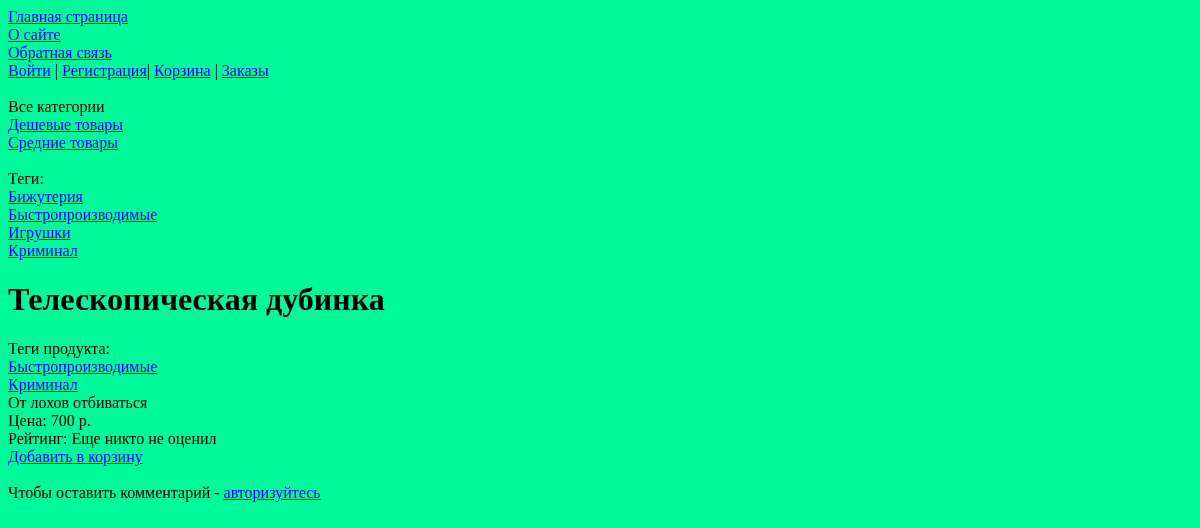
The page /item/dubin/ on the database as committed earlier.
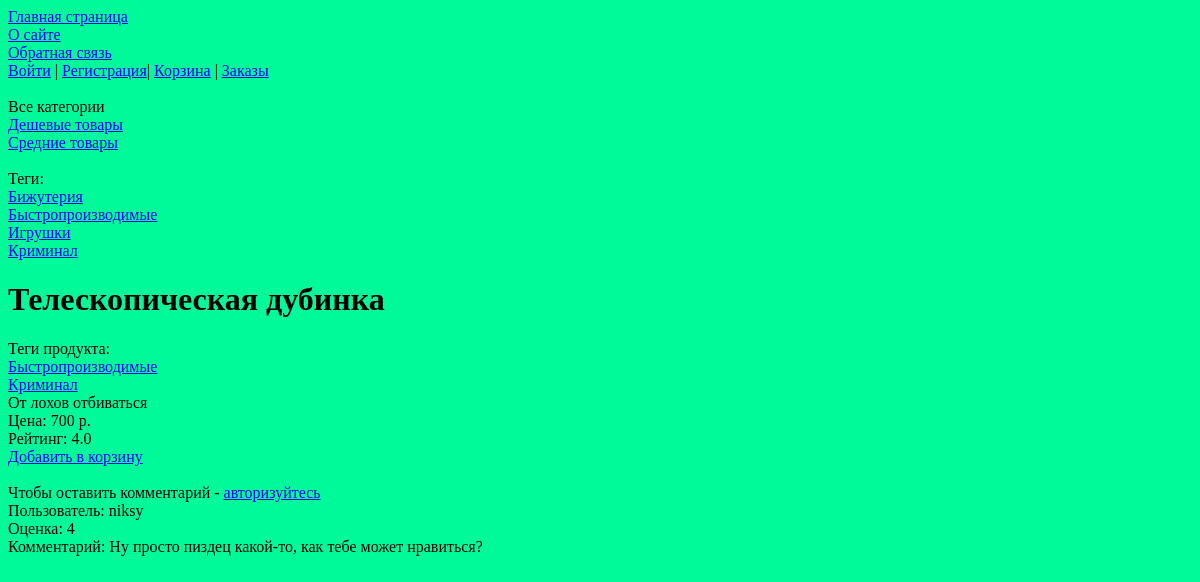
The same page on the database as committed later.
### justsite/models.py (models this page shows, shortened)
class Category(models.Model):
    name = models.CharField(max_length=100, db_index=True, verbose_name="Категория")
    slug = models.SlugField(max_length=255, unique=True, db_index=True)
    def get_absolute_url(self):
        return reverse('category', kwargs={'cat_slug': self.slug})
    class Meta:
        verbose_name = 'Категория'
        verbose_name_plural = 'Категории'

class TagItem(models.Model):
    tag = models.CharField(max_length=100, db_index=True)
    slug = models.SlugField(max_length=255, unique=True, db_index=True)
    def get_absolute_url(self):
        return reverse('tag', kwargs={'tag_slug': self.slug})
    class Meta:
        verbose_name = 'Тег'
        verbose_name_plural = 'Теги'

class Items(models.Model):
    class Status(models.IntegerChoices):
        DRAFT = 0, 'Черновик'
        PUBLISHED = 1, 'Опубликовано'
    name = models.CharField(max_length=255, verbose_name="Название товара")
    slug = models.SlugField(max_length=255, db_index=True, unique=True, verbose_name="Слаг", validators=[
        MinLengthValidator(5, message="Минимум 5 символов"),
        MaxLengthValidator(100, message="Максимум 100 символов"),
    ])
    photo = models.ImageField(upload_to="photos/%Y/%m/%d/", default=None, blank=True, null=True, verbose_name="Фото")
    description = models.TextField(blank=True, verbose_name="Описание")
    time_create = models.DateTimeField(auto_now_add=True, verbose_name="Время создания")
    is_published = models.BooleanField(choices=tuple(map(lambda x: (bool(x[0]), x[1]), Status.choices)),
                                       default=Status.DRAFT, verbose_name="Статус")
    cat = models.ForeignKey('Category', on_delete=models.SET_NULL, related_name='items', verbose_name="Категория", null=True)
    tags = models.ManyToManyField('TagItem', blank=True, related_name='tags', verbose_name="Теги")
    price = models.IntegerField(blank=True, verbose_name="Цена", null=True)
    rate = models.FloatField(blank=True, verbose_name="Рейтинг", null=True)
    published = PublishedModel()
    objects = models.Manager()
    class Meta:
        ordering = ['-time_create']
        indexes = [
            models.Index(fields=['-time_create']),
        ]
        verbose_name = "Товары магазина"
        verbose_name_plural = 'Товары магазина'

class Comments(models.Model):
    user = models.ForeignKey(get_user_model(), on_delete=models.CASCADE, related_name='comments', db_constraint=False)
    item = models.ForeignKey(Items, on_delete=models.CASCADE, related_name='comments', db_constraint=False)
    text = models.TextField(blank=True, verbose_name="Текст комментария", null=True)
    rating = models.IntegerField(blank=True, verbose_name="Оценка:", null=True)
    time_create = models.DateTimeField(auto_now_add=True, verbose_name="Время создания")
    class Meta:
        ordering = ['-time_create']
        indexes = [
            models.Index(fields=['-time_create']),
        ]
        verbose_name = "Комментарий"
        verbose_name_plural = 'Комментарии'

### users/models.py (models this page shows)
class User(AbstractUser):
    cart = models.ManyToManyField(Items, blank=True, related_name='cart', verbose_name="Корзина", through="Cart")
    phone_num = models.CharField(max_length=12, verbose_name="Номер телефона", blank=True, null=True)

### justsite/views.py (the view, shortened to what this page needs)
# urls.py: path('item/<slug:item_slug>/', views.ShowItem.as_view(), name="item"),
class ShowItem(DataMixin, TemplateView):
    template_name = 'justsite/item.html'
    def get_context_data(self, *, object_list=None, **kwargs):
        context = super().get_context_data(**kwargs)
        context['title'] = "Обзор"
        context['item'] = get_object_or_404(Items.published, slug=self.kwargs['item_slug'])
        context['form'] = AddCommentForm()
        context['comments'] = Comments.objects.filter(item=context['item']).select_related('user')
        if self.request.user.is_authenticated:
            context['user_comment'] = context['comments'].filter(user=self.request.user).exists()
        return self.get_mixin_context(context)

### justsite/context_processors.py (called while the page is built)
def get_site_context(request):
    return {'mainmenu': menu}

### justsite/models.py (called while the page is built)
    def get_queryset(self):
        return super().get_queryset().filter(is_published=Items.Status.PUBLISHED)

### justsite/templatetags/pstags.py (called while the page is built)
@register.filter
def one_digit_after_dot(num, num_dig=1):
    return format(num, f'.{num_dig}f')

@register.inclusion_tag('justsite/list_categories.html')
def show_categories(cat_selected_id=0):
    cats = Category.objects.annotate(total=Count("items")).filter(total__gt=0)
    return {"cats": cats, "cat_selected": cat_selected_id}

@register.inclusion_tag('justsite/list_tags.html')
def show_all_tags():
    return {"tags": TagItem.objects.annotate(total=Count("tags")).filter(total__gt=0)}

### justsite/utils.py (called while the page is built)
    def get_mixin_context(self, context, **kwargs):
        context.update(kwargs)
        return context

### justsite/templates/justsite/item.html (shortened to what this page needs)
{% extends 'base.html' %}
{% load pstags %}
{% block content %}
<h1>{{item.name}}</h1>
{% with item.tags.all as tags %}
{% if tags %}
    <div>Теги продукта:</div>
    {% for t in tags %}
    <div><a href="{{t.get_absolute_url}}">{{t.tag}}</a></div>
    {% endfor %}
{% endif %}
{% endwith %}
<div>{{item.description}}</div>
<div>Цена: {{item.price}} р.</div>
{% if item.rate %}
<div>Рейтинг: {{ item.rate|one_digit_after_dot }}</div>
{% else %}
<div>Рейтинг: Еще никто не оценил</div>
{% endif %}
<div><a href="{% url 'to_cart' item.slug %}">Добавить в корзину</a></div>
<br>
{% if user.is_authenticated %}
{% if not user_comment %}
<div>Оставить комментарий:</div>
<form method="post" enctype="multipart/form-data">
    {% csrf_token %}
    {% if form.non_field_errors %}
    <div class="non-field-errors">
    {% for err in form.non_field_errors %}
        <p>{{ err }}</p>
    {% endfor %}
    </div>
    {% endif %}
    <div>{{ form.text }}</div>
    <div>{{ form.rating.label }}</div>
    {% for radio in form.rating %}
    <div>
        {{ radio }}
    </div>
    {% endfor %}
    <input type="submit" value="Оставить комментарий">
</form>
{% endif %}
{% else %}
<div>Чтобы оставить комментарий - <a href="{% url 'users:login' %}">авторизуйтесь</a></div>
{% endif %}
<div>
    {% for comment in comments %}
    <div>Пользователь: {{comment.user}}</div>
    {% if comment.rating is not None %}
    <div>Оценка: {{comment.rating}}</div>
    {% else %}
    <div>Без оценки</div>
    {% endif %}
    <div>Комментарий: {{comment.text}}</div>
    <br>
    {% endfor %}
</div>
{% endblock %}

### justsite/templates/justsite/list_categories.html
{% for cat in cats %}
         {% if cat.id == cat_selected %}
                   <div>{{cat.name}}</div>
         {% else %}
                   <div><a href="{{ cat.get_absolute_url }}">{{cat.name}}</a></div>
         {% endif %}
{% endfor %}

### justsite/templates/justsite/list_tags.html
{% if tags %}
    Теги:
        {% for t in tags %}
        <div><a href="{{t.get_absolute_url}}">{{t.tag}}</a></div>
        {% endfor %}
{% endif %}

Rows that differ between the two databases and show on the page:
changed Items "Телескопическая дубинка": rate empty → 4 (drawn); rate|one_digit_after_dot (not shown) → "4.0"
added Comments: user "niksy", rating "4", text "Ну просто пиздец какой-то, как тебе может нравиться?"
Other text that changed with them:
text no longer shown: "Рейтинг: Еще никто не оценил"
text now shown: "Рейтинг:"
